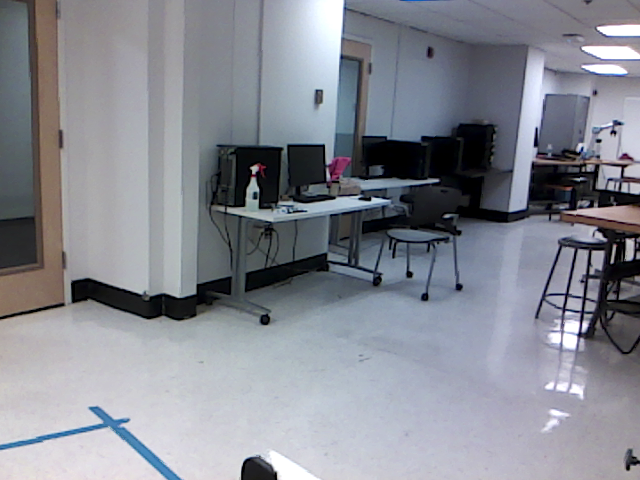
#> input picture CV_hw2021F/hw8/assignment8/test_images/image0003.png, 640 x 480 px; its folder holds 4 pictures in this run
$ python main.py
#> lines starting #> are read from the running program, lines starting #| are printed output that depends on the picture
### CV_hw2021F/hw8/assignment8/FundamentalMatrix.py
import cv2
import numpy as np
from scipy.optimize import least_squares
from scipy.linalg import null_space


def FundamentalMatrix( x, xp ):
# x and xp are column vectors
    print("x:", x)
    print("xp:", xp)
    x = x[:2, :]
    xp = xp[:2, :]
    x = x.T
    xp = xp.T
    F_hat, mask = cv2.findFundamentalMat(x, xp, cv2.FM_8POINT)
    # print("F by openCV:", F_hat)
    # print("\n")
    e_p = null_space(np.transpose(F_hat)).reshape(-1)
    P = np.array([[1, 0, 0, 0], [0, 1, 0, 0], [0, 0, 1, 0]])
    skew_ep = np.asarray([[0, -e_p[2], e_p[1]], [e_p[2], 0, -e_p[0]], [-e_p[1], e_p[0], 0]])
    P_p = np.hstack((skew_ep.dot(F_hat), e_p.reshape(3, 1)))
    x = np.transpose(x)
    xp = np.transpose(xp)

    points_3D = cv2.triangulatePoints(P, P_p, x, xp)
    # print("point 3D:", points_3D)
    points_3D = np.divide(points_3D[:3, :], points_3D[3, :])
    data0 = np.hstack((P_p[0, :], P_p[1, :], P_p[2, :]))

    for i in range(points_3D.shape[1]):
        data0 = np.hstack((data0, np.transpose(points_3D[:, i])))

    # print("data0: ", data0)

    def cost_func(data, x, xp):
        # x and xp are row vectors
        x = np.transpose(x)
        xp = np.transpose(xp)
        P = np.array([[1, 0, 0, 0], [0, 1, 0, 0], [0, 0, 1, 0]])
        P_p = np.vstack((data[:4], data[4:8], data[8:12]))
        x_hat = []
        xp_hat = []
        for i in range(int((len(data)-12)/3)):
            point_3D = data[12+3*i:15+3*i]
            point_3D = np.hstack((point_3D, 1))
            x_hat.append(P.dot(point_3D))
            xp_hat.append(P_p.dot(point_3D))
        # x_hat and xp_hat are row vectors
        x_stack = np.hstack((x[0, :], xp[0, :]))
        x_hat_stack = np.hstack((x_hat[0], xp_hat[0]))
        for i in range(1, len(x_hat)):

            x_stack = np.hstack((x_stack, x[i, :], xp[i, :]))
            x_hat_stack = np.hstack((x_hat_stack, x_hat[i], xp_hat[i]))

        cost = x_stack - x_hat_stack
        return cost


    ones = np.asarray([1] * x.shape[1])
    x_homo = np.vstack((x, ones))
    xp_homo = np.vstack((xp, ones))

    result = least_squares(cost_func, data0, args=(x_homo, xp_homo), method='lm')
    data_opt = result.x
    P_p = np.vstack((data_opt[:4], data_opt[4:8], data_opt[8:12]))
    M = P_p[:3, :3]
    t = P_p[:3, 3].reshape(-1)
    skew_t = np.array([[0, -t[2], t[1]], [t[2], 0, -t[0]], [-t[1], t[0], 0]])
    F = skew_t.dot(M)

    return np.float32(F)

### CV_hw2021F/hw8/assignment8/CanonicalCameras.py
import cv2
import numpy as np
from scipy.linalg import null_space

def CanonicalCameras( F ):
    # e_p = null_space(np.transpose(F))
    # P = np.array([[1, 0, 0, 0], [0, 1, 0, 0], [0, 0, 1, 0]])
    # P_p = np.hstack((np.cross(e_p, F), e_p))
    e_p = null_space(np.transpose(F)).reshape(-1)
    P = np.array([[1, 0, 0, 0], [0, 1, 0, 0], [0, 0, 1, 0]])
    skew_ep = np.asarray([[0, -e_p[2], e_p[1]], [e_p[2], 0, -e_p[0]], [-e_p[1], e_p[0], 0]])
    P_p = np.hstack((skew_ep.dot(F), e_p.reshape(3, 1)))

    return np.float32(P), np.float32(P_p)

### CV_hw2021F/hw8/assignment8/ExtractKeypoints.py
import cv2
import numpy as np


def ExtractKeypoints(img1, img2, N):
    sift = cv2.SIFT_create()
    kp1, des1 = sift.detectAndCompute(img1, None)
    kp2, des2 = sift.detectAndCompute(img2, None)
    bf = cv2.BFMatcher()
    matches = bf.match(des1, des2)
    matches = sorted(matches, key=lambda x: x.distance)

    good = matches[:N]

    src_pts = [kp1[m.queryIdx] for m in good]
    dst_pts = [kp2[m.trainIdx] for m in good]

    src_pts = cv2.KeyPoint_convert(src_pts)
    dst_pts = cv2.KeyPoint_convert(dst_pts)

    return np.float32(src_pts), np.float32(dst_pts)

### CV_hw2021F/hw8/assignment8/NormalizedMatrix.py
import cv2
import numpy as np

def NormalizedMatrix( P, K ):
    K_inv = np.linalg.inv(K)

    return np.float32(K_inv.dot(P))

### CV_hw2021F/hw8/assignment8/main.py
import numpy as np

import CanonicalCameras
import ExtractKeypoints
import FundamentalMatrix
import NormalizedMatrix
import os
import cv2


def main():
    K = np.array([614.5482788085938, 0.0, 319.5,
                  0.0, 614.5482788085938, 239.8736572265625,
                  0.0, 0.0, 1.0])
    K = np.vstack((K[:3], K[3:6], K[6:9]))
    path_test = "test_images"
    dirs = os.listdir(path_test)
    img = []
    for fname in dirs:
        img.append(cv2.imread(os.path.join(path_test, fname)))
    img1 = img[2]
    img2 = img[3]
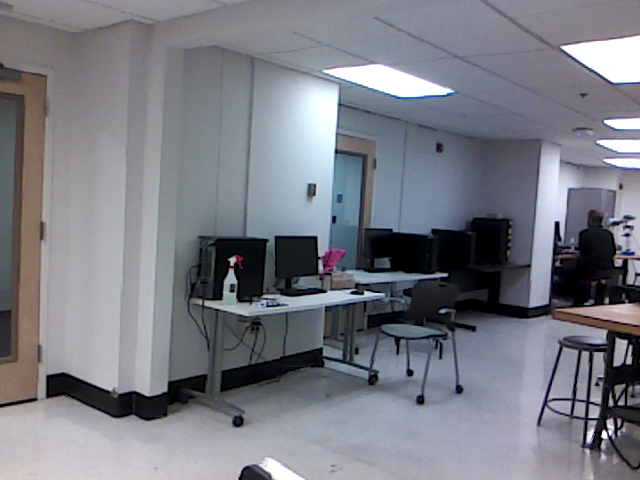
#> img2: shape (480, 640, 3); mean B, G, R 131.9, 123.6, 121.6
    N = 10
    x, xp = ExtractKeypoints.ExtractKeypoints(img1, img2, N)
    x = x.T
    xp = xp.T
    F = FundamentalMatrix.FundamentalMatrix(x, xp)
    F = F/F[2, 2]
    print("F:", F)
    print("\n")
    P, Pp = CanonicalCameras.CanonicalCameras(F)
    P_norm = NormalizedMatrix.NormalizedMatrix(P, K)
    Pp_norm = NormalizedMatrix.NormalizedMatrix(Pp, K)
    print("Normalized P: ", P_norm)
    print("\n")
    print("Normalized P':", Pp_norm)

if __name__ == "__main__":
    main()
